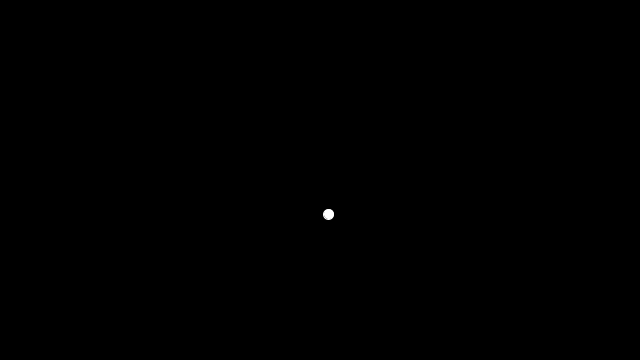
Frame 1 (no input)
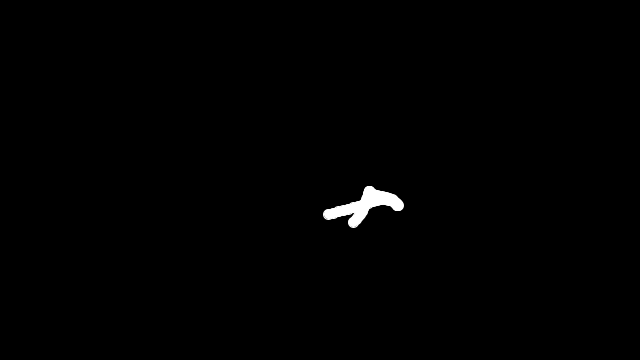
Frame 60 (the mouse pressed at the canvas centre just before this capture)
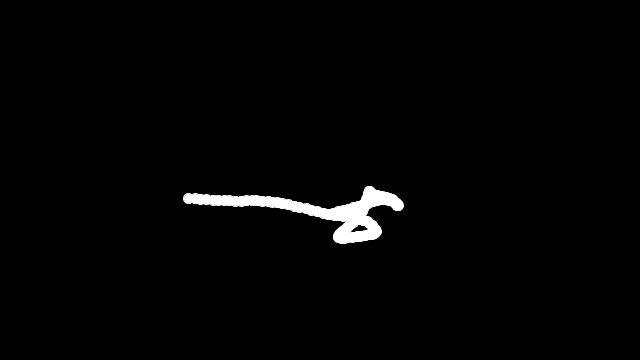
Frame 120 (the mouse held since frame 60 and released just before this capture)

The Processing sketch that drew these frames (run headless with seeded random() and noise(); from frame 60 on, the mouse is pressed at the canvas centre):

// Processing sketch: NOC_noise_walker
// ── NOC_noise_walker.pde
class Walker {
  float x;
  float y;
  float tx;
  float ty;
  
  Walker() {
    x = width/2;
    y = height/2;
    tx = random(1000);
    ty = random(1000);
  }
  
  void display() {
    stroke(255);
    ellipse(x, y, 10, 10);
  }
  
  void step() {
    x = noise(tx);
    y = noise(ty);
    x = map(x, 0, 1, 0, width);
    y = map(y, 0, 1, 0, height);
    tx = tx + .01;
    ty = ty + .01;
  }
  
}

Walker w;

void setup() {
  size(640, 360);
  w = new Walker();
  background(0);
}

void draw() {
  w.step();
  w.display();
}
